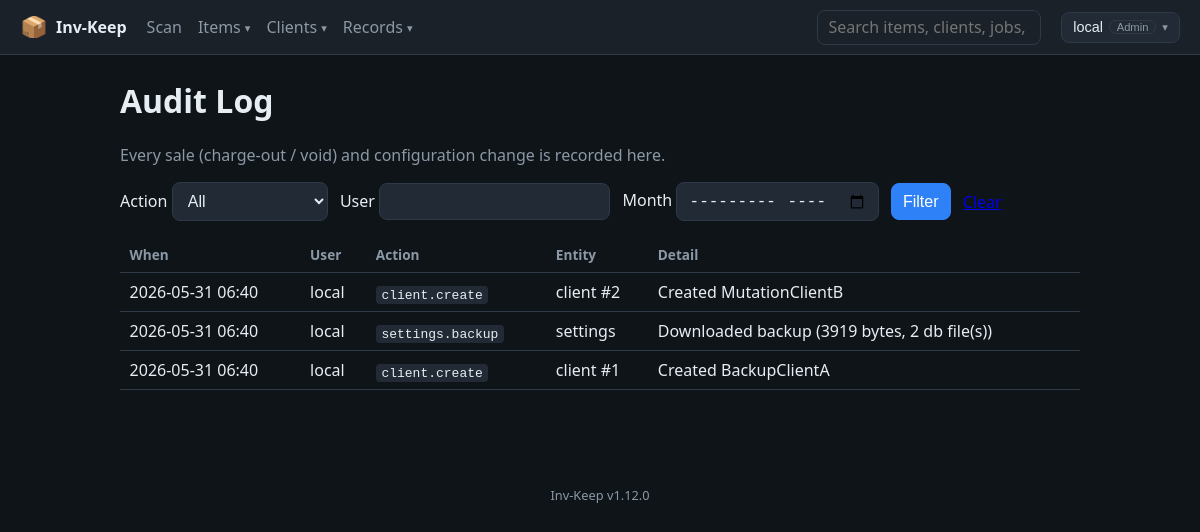
Page /audit (signed in) on the committed database.
### app/models.py (models this page shows)
class AuditLog(Base):
    __tablename__ = "audit_log"
    id = Column(Integer, primary_key=True)
    created_at = Column(DateTime, default=datetime.utcnow)
    user = Column(String, default="")
    action = Column(String, nullable=False)  # e.g. part.create, sale.checkout
    entity_type = Column(String, default="")
    entity_id = Column(Integer, nullable=True)
    summary = Column(Text, default="")

### app/main.py (the view)
@app.get("/audit", response_class=HTMLResponse)
def audit_page(request: Request, db: Session = Depends(get_db)):
    q = db.query(AuditLog)
    action = request.query_params.get("action", "")
    user = request.query_params.get("user", "")
    month = request.query_params.get("month", "")
    if action:
        q = q.filter(AuditLog.action.like(f"{action}%"))
    if user:
        q = q.filter(AuditLog.user.like(f"%{user}%"))
    if month:
        try:
            year, mon = (int(x) for x in month.split("-"))
            start, end = reports.month_bounds(year, mon)
            q = q.filter(AuditLog.created_at >= start, AuditLog.created_at < end)
        except ValueError:
            pass
    entries = q.order_by(AuditLog.created_at.desc()).limit(500).all()
    actions = [r[0] for r in db.query(AuditLog.action).distinct().all()]
    return templates.TemplateResponse(
        "audit.html",
        ctx(request, db, entries=entries, actions=sorted(actions), f_action=action, f_user=user, f_month=month),
    )

### app/templates/audit.html (shortened to what this page needs)
{% extends "base.html" %}
{% block content %}
<h1>Audit Log</h1>
<p class="muted">Every sale (charge-out / void) and configuration change is recorded here.</p>
<form method="get" class="filter">
  <label>Action
    <select name="action">
      <option value="">All</option>
    </select>
  </label>
  <label>User <input name="user" value="{{ f_user }}"></label>
  <label>Month <input type="month" name="month" value="{{ f_month }}"></label>
  <button type="submit">Filter</button>
  <a href="/audit">Clear</a>
</form>
<table class="lines">
  <thead><tr><th>When</th><th>User</th><th>Action</th><th>Entity</th><th>Detail</th></tr></thead>
  <tbody>
    {% for e in entries %}
    <tr>
      <td>{{ e.created_at | local_dt(cfg.timezone) }}</td>
      <td>{{ e.user }}</td>
      <td><code>{{ e.action }}</code></td>
      <td>{{ e.entity_type }}{% if e.entity_id %} #{{ e.entity_id }}{% endif %}</td>
      <td>{{ e.summary }}</td>
    </tr>
    {% else %}
    <tr class="empty"><td colspan="5">No audit entries.</td></tr>
    {% endfor %}
  </tbody>
</table>
{% endblock %}

### app/static/style.css (style rules this page uses)
:root { --bg: #0f1419; --panel: #1a2129; --panel-2: #222b35; --line: #2e3a47; --text: #e6edf3; --muted: #8b98a5; --accent: #2f81f7; --good: #2ea043; --bad: #e5534b; --warn: #d29922; }
* { box-sizing: border-box; }
html, body { max-width: 100%; overflow-x: hidden; }
body { margin: 0; font-family: system-ui, -apple-system, Segoe UI, Roboto, sans-serif; background: var(--bg); color: var(--text); }
button, .btn, .add-btn { white-space: nowrap; }
h1 { margin-top: 0; }
code { background: var(--panel-2); padding: .1rem .35rem; border-radius: 4px; }
input, select, button { font-size: 1rem; padding: .55rem .7rem; border-radius: 8px; border: 1px solid var(--line); background: var(--panel-2); color: var(--text); }
button { background: var(--accent); border-color: var(--accent); color: #fff; cursor: pointer; }
table.lines { width: 100%; border-collapse: collapse; margin-top: .75rem; }
table.lines th, table.lines td { padding: .5rem .6rem; border-bottom: 1px solid var(--line); text-align: left; }
table.lines th { color: var(--muted); font-weight: 600; font-size: .85rem; }
.filter { display: flex; gap: .75rem; align-items: center; margin: 1rem 0; flex-wrap: wrap; }
.muted { color: var(--muted); }

### rows in the picture
AuditLog: created_at|local_dt "2026-05-31 06:40", user "local", action "client.create", entity_type "client", entity_id "2", summary "Created MutationClientB"
AuditLog: created_at|local_dt "2026-05-31 06:40", user "local", action "settings.backup", entity_type "settings", summary "Downloaded backup (3919 bytes, 2 db file(s))"
AuditLog: created_at|local_dt "2026-05-31 06:40", user "local", action "client.create", entity_type "client", entity_id "1", summary "Created BackupClientA"

### other values in the picture
{{ cfg.brand_emoji or '📦' }} "📦"
{{ cfg.app_title }} "Inv-Keep"
{{ user.username or 'Menu' }} "local"
{{ user.role }} "Admin"
{{ version }} "1.12.0"
